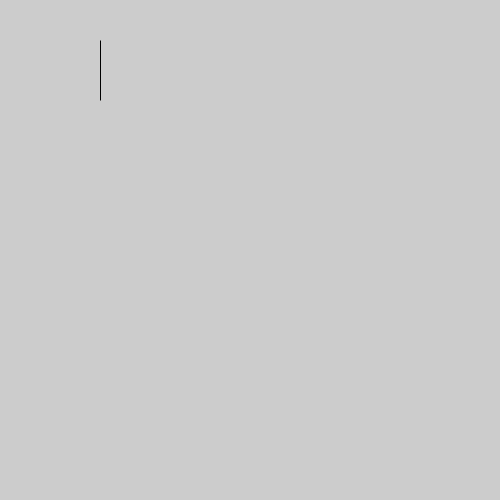
Frame 1 (no input)
Frame 60 (the mouse pressed at the canvas centre just before this capture): identical to frame 1, image omitted
Frame 120 (the mouse held since frame 60 and released just before this capture): identical to frame 1, image omitted

The Processing sketch that drew this single still picture (run headless with seeded random() and noise(); from frame 60 on, the mouse is pressed at the canvas centre):

// Processing sketch: gamecontroller
// ── gamecontroller.pde
void setup() { 
  size (500, 500);
  ellipse (100, 70, mouseY,60);
}

void draw () {
  
}

// ── ShapeFactory.pde
class ShapeFactory {
  PShape basicPlayer;
  PShape basicEnemy;
  PShape basicBullet;
  PShape enemyTwo;

  int basicBulletRadius;
  int basicEnemyRadius;
  int basicPlayerRadius;

  ShapeFactory() {
    noStroke();
    buildBasicEnemy();
    buildBasicPlayer();
    buildEnemyTwo();
    buildBasicBullet();
  }
  PShape getBasicBullet() { 
    return basicBullet;
  }
  PShape getBasicPlayer() { 
    return basicPlayer;
  }
  PShape getBasicEnemy() { 
    return basicEnemy;
  }
  PShape getEnemyTwo() { 
    return enemyTwo;
  }

  int getBasicBulletRadius() { 
    return basicBulletRadius;
  }
  int getBasicEnemyRadius() { 
    return basicEnemyRadius;
  }  
  int getBasicPlayerRadius() { 
    return basicPlayerRadius;
  }

  void buildBasicPlayer() {
    basicPlayerRadius=30;
    basicPlayer= createShape(GROUP);
    PShape chassis =createShape();
    chassis.beginShape();
    chassis.noStroke();
    chassis.fill(188,48,9);
    chassis.strokeWeight(2);
    chassis.vertex(0, -100);
    chassis.vertex(60, -40);
    chassis.vertex(30, -40);
    chassis.vertex(20, -10);
    chassis.vertex(10, 10);
    chassis.vertex(0, 7);
    chassis.vertex(-10, 10);
    chassis.vertex(-20, -10);
    chassis.vertex(-30, -40);
    chassis.vertex(-60, -40);
    chassis.vertex(0, -100);
    chassis.endShape();
    fill(19,220,220);
    PShape cockpit=createShape(ELLIPSE, -8, -90, 17, 23);
    basicPlayer.addChild(chassis);
    basicPlayer.addChild(cockpit);
  }
   void buildBasicBullet() {
    basicBulletRadius = 20;
    basicBullet = createShape(ELLIPSE, -10, -10, 20, 20);
    basicBullet.setStroke(color(255));
    basicBullet.setStrokeWeight(4);
    basicBullet.setFill(color(127));
  }
void buildBasicEnemy() {
    basicEnemyRadius = 40;
    basicEnemy = createShape();
    basicEnemy.beginShape();
    basicEnemy.noStroke();
    basicEnemy.strokeWeight(5);
    basicEnemy.vertex(-20,30);
    basicEnemy.vertex(20,30);
    basicEnemy.vertex(20,20);
    basicEnemy.vertex(40,0);
    basicEnemy.vertex(40,-20);
    basicEnemy.vertex(30,-30);
    basicEnemy.vertex(20,-30);
    basicEnemy.vertex(20,0);
    basicEnemy.vertex(10,0);
    basicEnemy.vertex(0,-10);
    basicEnemy.vertex(-10,0);
    basicEnemy.vertex(-20,0);
    basicEnemy.vertex(-20,-30);
    basicEnemy.vertex(-30,-30);
    basicEnemy.vertex(-40,-20);
    basicEnemy.vertex(-40,0);
    basicEnemy.vertex(-20,20);
    basicEnemy.vertex(-20,30);
    basicEnemy.endShape();
    basicEnemy.rotate(PI);
    basicEnemy.scale(.5);
  }
  
  void buildEnemyTwo() {
    enemyTwo = createShape(GROUP);
    fill(115,20,240); //purple
    PShape chassis = createShape(ELLIPSE, -90, -40, 180, 80);
    fill(20,200,255); //light blue
    PShape dome1 = createShape(ARC, -50, -15, 100, 30, 0, PI);
    PShape dome2 = createShape(ARC, -50, -50, 100, 100, PI, TWO_PI);
    enemyTwo.addChild(chassis);
    enemyTwo.addChild(dome1);
    enemyTwo.addChild(dome2);
    enemyTwo.scale(.3);
  }
}
